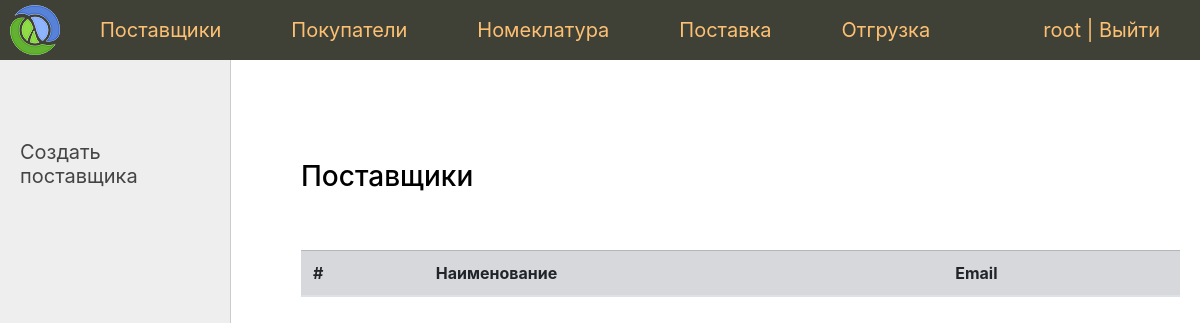
Page /vendor/ (signed in) on the earlier database version.
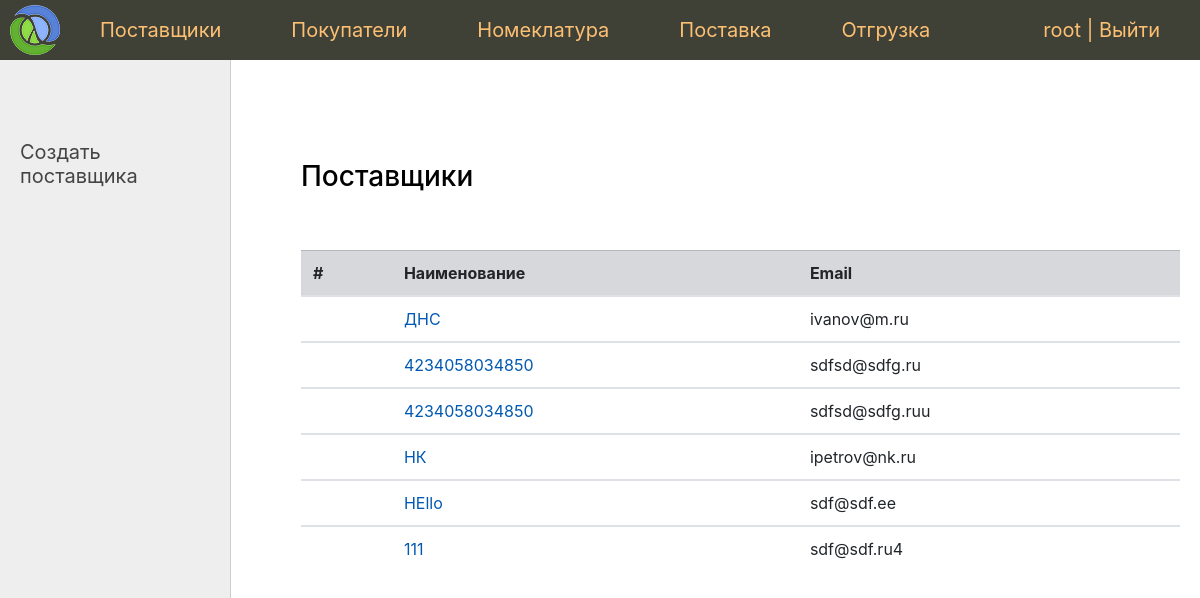
Same page on the later database version.
### app/contactor/models.py (models this page shows, shortened)
class Vendor(models.Model):
    name = models.CharField('Наименование', max_length=100)
    address = models.CharField('Адрес', max_length=100)
    contact_person = models.OneToOneField(
        Person,
        on_delete=models.DO_NOTHING,
        verbose_name='Контактное лицо'
    )
    categories = models.ManyToManyField(
        Category,
        verbose_name='Категории'
    )
    bank_details = models.OneToOneField(
        BankDetails,
        on_delete=models.DO_NOTHING,
        verbose_name='Банковские реквизиты'
    )
    def get_absolute_url(self):
        return reverse('vendor', kwargs={'pk': self.pk})
    class Meta:
        verbose_name = 'Поставщик'
        verbose_name_plural = 'Поставщики'

class Person(models.Model):
    full_name = models.CharField('Фамилия Имя Отчество', max_length=100)
    email = models.EmailField('Email', unique=True)
    phone = models.IntegerField('Телефон', unique=True)
    class Meta:
        verbose_name = 'Контактное лицо'
        verbose_name_plural = 'Контактные лица'

### app/contactor/views.py (the view)
# urls.py: path('vendor/', VendorListView.as_view(), name='vendor_list'),  #
class VendorListView(SuperUserRequiredMixin, DataMixin, ListView):
    model = Vendor
    template_name = 'contactor/vendor_list.html'
    context_object_name = 'vendors'
    def get_context_data(self, *, object_list=None, **kwargs):
        context = super().get_context_data(**kwargs)
        context.update(
            self.get_user_context(
                title='Поставщики',
                left_menu=vendor_menu
            )
        )
        return context

### app/core/mixin.py (called while the page is built)
    def dispatch(self, request, *args, **kwargs):
        if not request.user.is_superuser:
            return self.handle_no_permission()
        return super().dispatch(request, *args, **kwargs)

    def get_user_context(self, **kwargs):
        context = kwargs
        if self.request.user.is_superuser:
            context['menu'] = menu
        return context

### app/contactor/templates/contactor/vendor_list.html
{% extends 'core/base.html' %}
{% block left_menu %}
    {% include 'core/left_menu.html' %}
{% endblock %}
{% block content %}
<h3>{{ title }}</h3><br><br>
    <table class="table">
        <thead>
        <tr class="table-secondary">
            <th scope="col">#</th>
            <th scope="col">Наименование</th>
            <th scope="col">Email</th>
        </tr>
        </thead>
        {% for n in vendors %}
            <tbody>
            <tr>
                <td></td>
                <td><a href="{{ n.get_absolute_url }}">{{ n.name }}</a></td>
                <td>{{ n.contact_person.email }}</td>
            </tr>
            </tbody>
        {% endfor %}
    </table>
{% endblock %}

### app/core/templates/core/base.html (shortened to what this page needs)
{% load static %}
{% load bootstrap4 %}
{% bootstrap_css %}
<!DOCTYPE html>
<html>
<head>
	<link type="text/css" href="{% static 'sklad/css/styles.css' %}" rel="stylesheet" />
</head>
<body>
<table class="table-page" border=0 cellpadding="0" cellspacing="0">
<tr>
    <td valign=top>
    {% block mainmenu %}
        <div class="header">
            <ul id="mainmenu" class="mainmenu">
                <li class="logo">
                    <a href="{% url 'home' %}"><div class="logo"></div></a>
                </li>
                {% for m in menu %}
                    <li><a href="{% url m.url_name %}">{{m.title}}</a></li>
                {% endfor %}
                {% if request.user.is_authenticated %}
                    <li class="last">{{ user.username }} | <a href="{% url 'logout' %}">Выйти</a></li>
                {% else %}
                    <li class="last"><a href="{% url 'login' %}">Войти</a></li>
                {% endif %}
            </ul>
        </div>
    {% endblock mainmenu %}
<table class="table-content" border=0 cellpadding="0" cellspacing="0">
<tr>
	<td valign="top" class="left-chapters">
        {% block left_menu %}{% endblock %}
    </td>
    <td valign="top" class="content">
	<div class="content-text">
        {% block content %}
        {% endblock %}
	</div>
</td></tr></table>
</td></tr>
</table>
</body>
</html>

Differences in the rows shown:
added Vendor: name "ДНС", contact_person.email "ivanov@m.ru"
added Vendor: name "4234058034850", contact_person.email "sdfsd@sdfg.ru"
added Vendor: name "4234058034850", contact_person.email "sdfsd@sdfg.ruu"
added Vendor: name "НК", contact_person.email "ipetrov@nk.ru"
added Vendor: name "HEllo", contact_person.email "sdf@sdf.ee"
added Vendor: name "111", contact_person.email "sdf@sdf.ru4"
